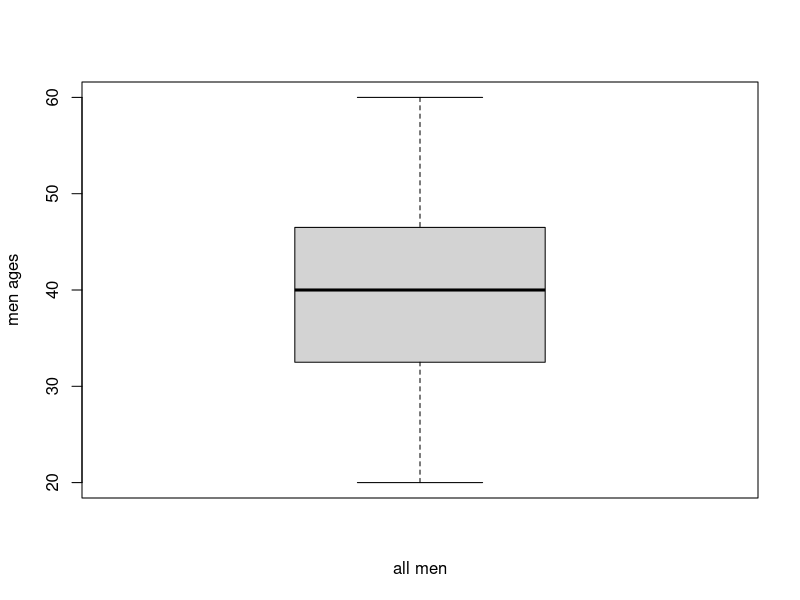
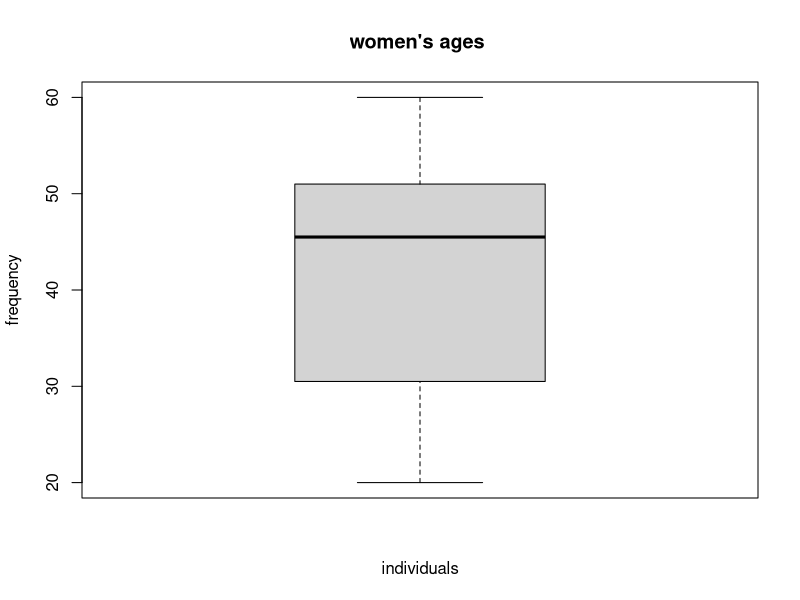

The R source for these figures, in order:
c(56, 60, 50, 26, 45, 35, 41, 43, 34, 42, 37, 39, 33, 28, 52, 48, 27, 20, 44, 32)
x = c(56, 60, 50, 26, 45, 35, 41, 43, 34, 42, 37, 39, 33, 28, 52, 48, 27, 20, 44, 32)
boxplot(x, ylab="men ages", xlab="all men")
pdf(x)
dev.off()

c(47, 49, 20, 46, 43, 44, 45, 60, 57, 28, 55, 27, 25, 50, 52, 48, 23, 42, 33, 59)
y=c(47, 49, 20, 46, 43, 44, 45, 60, 57, 28, 55, 27, 25, 50, 52, 48, 23, 42, 33, 59)
boxplot(y,ylab="frequency", xlab="individuals", main="women's ages ")
pdf(y)
dev.off()
